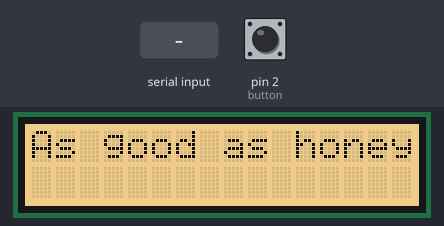
Bench run of a sketch on a simulated Arduino Uno, built with avr-gcc and run on an emulated ATmega328P. Shown: 16×2 character LCD. The inputs (shaded band) are chosen by the test bench; at power-on: pin 2 (button) LOW. What the sketch prints to the serial monitor is not drawn.

Above: at 1.2 s.
1.3 s: pin 2 (button) pulled HIGH for 1 s
At 2.5 s:
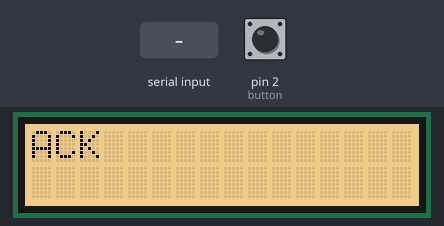
6.4 s: "F" received over Serial
At 7.5 s:
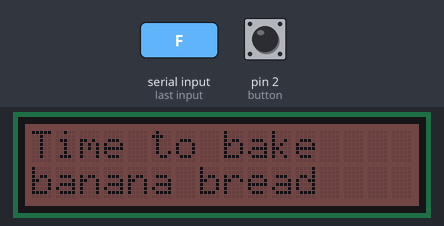
8.6 s: pin 2 (button) pulled HIGH for 3.2 s
At 10.5 s:
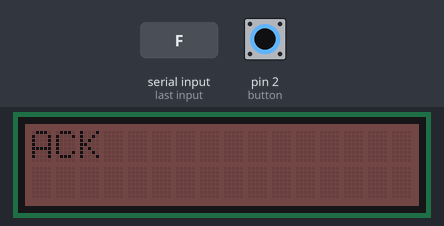
Timing chart, 0 to 12.0 s (numbered marks = the images above; inputs shaded):
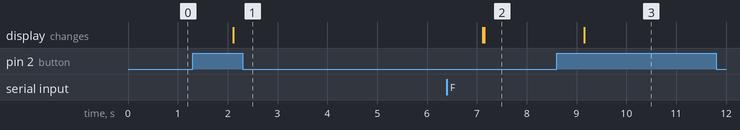

Measured:
- after the input at 1.3 s, the display: changes after 0.81 s (image 1)
- after the input at 6.4 s, the display: first differs from a run without the input after 0.75 s (image 2)
- after the input at 8.6 s, the display: changes after 0.55 s (image 3)

The sketch:

bo_receiver.ino
```cpp
//this is slave

#include <SoftwareSerial.h>

//SoftwareSerial BTSerial(10, 11); // RX | TX
#include <Wire.h>
#include "rgb_lcd.h"

rgb_lcd lcd;
int r = 241;
int g = 192;
int b = 106;
int button = 2;

char state = '0';
String readString;
char c;
int val = 0;
bool ack = false;
bool gotF = false;

void setup()
{
  Serial.begin(38400);
  //Serial.begin(9600);
  Serial.write("This is slave");
  lcd.begin(16, 2);
  lcd.setCursor(0,0);
  lcd.setRGB(r,g,b);
  lcd.print("hello");
  pinMode(button, INPUT);
}

void loop()
{

  val = digitalRead(button);
  if(val == HIGH){
    Serial.print("clear");
    lcd.clear();
    lcd.print("ACK");
    Serial.print("sending R");
    Serial.write('R');
    delay(5000);
    lcd.clear();
    val = 0;
    c = 'A';
    ack = true;
  }
  else{
    lcd.setCursor(0,0);
    while (Serial.available()) {
    //small delay to allow input buffer to fill
      c = Serial.read();  //gets one byte from serial buffer
    }

    if ( c == 'F' ) {
      lcd.setCursor(0,0);
      lcd.clear();
      lcd.setRGB(74,14,14);
      Serial.print("F");
      lcd.print("Time to bake ");
      lcd.setCursor(0,1);
      lcd.print("banana bread");
      gotF = true;
      delay(2000);
      //lcd.clear();
    }
    else{
      if(!gotF){
        lcd.setCursor(0,0);
        lcd.setRGB(r,g,b);
        Serial.print("ok no F");
        lcd.clear();
        lcd.print("As good as honey");
        delay(1000);

      }
      else if(gotF){
        if(ack){
          lcd.setCursor(0,0);
          lcd.setRGB(r,g,b);
          Serial.print("f n ack");
          lcd.clear();
          lcd.print("As good as honey");
          delay(1000);
          ack = false;
          gotF = false;
        }
      }
    }
  }


}
```
